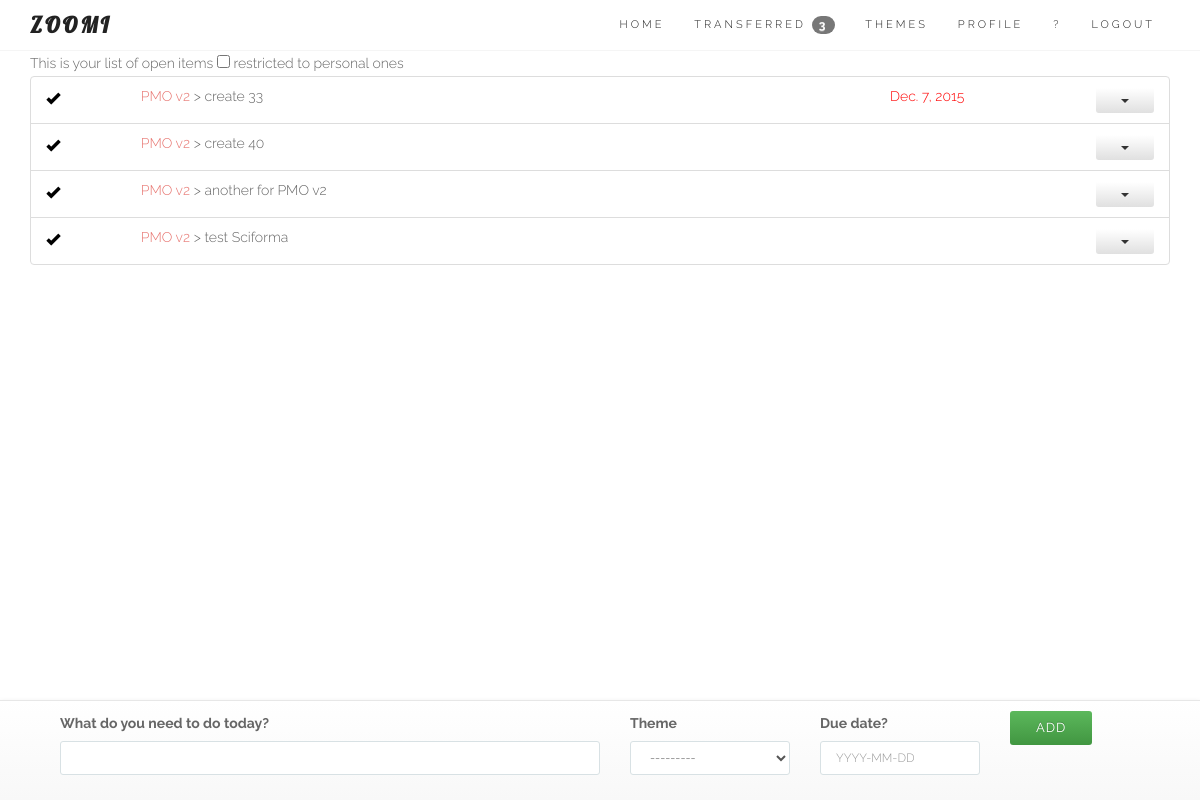
The page /themes/1/entries/ (signed in) on the database as committed earlier.
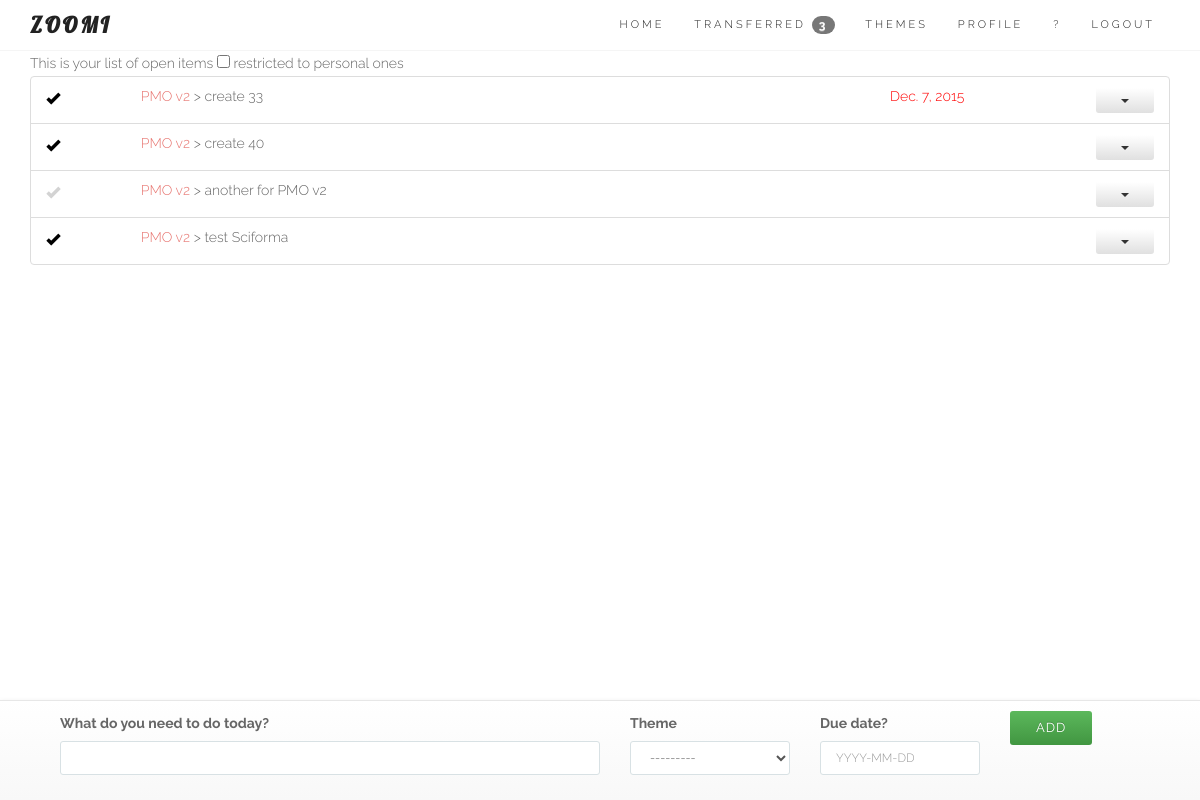
The same page on the database as committed later.
### core/models.py (models this page shows, shortened)
class Entry(models.Model):
	user = models.ForeignKey(User)
	name = models.CharField(max_length=100)
	data = models.CharField(max_length=200, blank=True)
	order = models.IntegerField(default=1000)
	duedate = models.DateField(null=True, blank=True)
	done = models.BooleanField(default=False) # 0 = to do / 1 = completed
	impediment = models.BooleanField(default=False) # 0 = No / 1 = Yes
	transfered = models.BooleanField(default=False) # 0 = No / 1 = Yes = no longer in your List
	personal = models.BooleanField(default=False) # 0 = No / 1 = Yes
	assignees = models.ManyToManyField(User, related_name='assignees',blank=True)
	section = models.BooleanField(default=False) # 0 = No / 1 = Yes
	created_at = models.DateTimeField(auto_now_add=True)
	completed_on = models.DateTimeField(null=True, blank=True)
	theme = models.ForeignKey(Theme, null=True, blank=True)
	class Meta:
		ordering = ['order']
		verbose_name_plural = "entries"
	def __str__(self):
		return str(self.name)
	def update_entry_url(self):
		return reverse (viewname="detail", args=[self.id])
	def update_modal_entry_url(self):
		return reverse (viewname="entrymodal", args=[self.id])
	def comment_entry_url(self):
		return reverse (viewname="commentlist", args=[self.id])
	def theme_entry_url(self):
		return reverse (viewname="themedetails", args=[self.theme.id])

class Theme(models.Model):
	user = models.ForeignKey(User)
	name = models.CharField(max_length=100, null=True, blank=True)
	created_at = models.DateTimeField(auto_now_add=True)
	def __str__(self):
		return str(self.name)

### core/views.py (the view, shortened to what this page needs)
# urls.py: url(r'^themes/(?P<pk>\d+)/entries/$', login_required(coreviews.ThemeListEntriesView.as_view()), name='themedetails'),
class ThemeListEntriesView(ListAppendView):
	model = coremodels.Entry
	template_name = 'entry/listBS.html'
	context_object_name = 'entry'
	hide_sortable = 'hide_entry' # this is a CSS to hide the move item
	def get_queryset(self):
		return coremodels.Entry.objects.filter(user=self.request.user, transfered=0, theme=self.kwargs['pk']).order_by('created_at')

### core/models.py
class EntryCreateForm(ModelForm):
	class Meta:
		model = Entry
		fields = ['name','theme','duedate'] # the form on the homepage
	def __init__(self, *args, **kwargs): # current_business, as parameter (cf Creeam)
		current_user = kwargs.pop('user')
		super(EntryCreateForm, self).__init__(*args, **kwargs)
		self.fields['name'].label = "What do you need to do today?"
		self.fields['theme'].label = "Theme"
		self.fields['duedate'].label = "Have a due date?"
		self.fields['duedate'].widget.attrs['placeholder'] = "YYYY-MM-DD"
		self.fields['name'].widget.attrs['autofocus'] = "on"
		self.fields['theme'].queryset = Theme.objects.filter(user=current_user)

### core/models.py (called while the page is built)
	def get_entry_transfered(self):
		return self.user.entry_set.filter(transfered=True, done=False).count()

	def get_form_kwargs(self):
		kwargs = super(ListAppendView, self).get_form_kwargs()
		kwargs['user'] = self.request.user
		return kwargs

### templates/entry/listBS.html (shortened to what this page needs)
{% extends "base/theme.html" %}
{% load sitegate %}
{% load staticfiles %}
{% block page_sub_title %}
<form>
This is your list of open items
<input type='checkbox' class='showpersonal' /> restricted to personal ones
</form>
{% endblock %}
{% block content %}
<link rel="stylesheet" href="{% static "css/zoomi.css" %}">
<section id="services">
	<div class="container">
		<div class="row ">
			<div class="col-lg-12 text-center">
						<ul id="todo_list_BS">
						   	{% for objects in object_list %}
{% block detail %}
									{% include 'entry/detailsBS.html' %}
{% endblock %}
							{% endfor %}
						</ul>
			</div>
		</div>
	</div>
</section>
{% endblock %}
{% block footer %}
	<footer class="navbar navbar-default navbar-fixed-bottom footerform">
		<div class="container">
			{% include 'entry/create.html' %}
		</div>
	</footer>
{% endblock %}

### templates/entry/detailsBS.html (shortened to what this page needs)
											<li id="entry_{{ objects.id }}" class="list-group-item
										{% if objects.personal == 1 %}personal{% endif %}
										">
								  	<div class="row">
										<div class="{% if objects.section == 1 %}hidden-xs hidden-sm hidden-md{% else %}hidden-xs col-sm-1 col-md-1{% endif %}">
								   			<span class="{% if objects.section == 0 %}glyphicon glyphicon-ok entrycheckmark{% endif %} {% if objects.done == 1 %}completed{% else %}todo{% endif %}" onclick="EntryComplete({{ objects.id }})"> </span>
								   		</div>
								   		<div class="col-xs-7 col-sm-6 col-md-6 col-lg-6 text-left">
								   			<p class="list-group-item-text">
								   				{% if objects.theme %}
								   					<a href="{{ objects.theme_entry_url }}">{{ objects.theme }}</a> >
								   				{% endif %}
								   				{% if objects.section == 1 %}
								   					<a href="{{ objects.update_entry_url }}" style="color:#C7DDEF;text-decoration: underline;">{{ objects|truncatewords:10 }}</a>
								   				{% else %}
									   				{{ objects|truncatewords:10 }}
								   				{% endif %}
									   		</p>
								   		</div>
								   		<div class="hidden-xs col-sm-3 col-md-3 col-lg-3 text-right">
								   			<p class="list-group-item-text">
								   				{% if objects.section == 0 %}
											        {% if objects.duedate %}
											            <span class="switchable
											                {% if objects.duedate|timesince >= "1 min" %}
											                overdue
											                {% endif %}
											                ">
											                {{ objects.duedate }}
											            </span>
											        {% endif %}
											    {% endif %}
								   			</p>
									    </div>
								   		<div class="hidden-xs col-sm-2 col-md-2 col-lg-2 text-right">
								   			{% if objects.section == 0 %}
												<div class="btn-group">
												  <button type="button" class="btn btn-xs btn-default dropdown-toggle" data-toggle="dropdown" aria-haspopup="true" aria-expanded="false">
												    <span class="caret"></span>
												  </button>
												</div>
											{% endif %}
									    </div>
									</div>
								</li>

Rows that differ between the two databases and show on the page:
changed Entry "another for PMO v2": done True → False (drawn)
